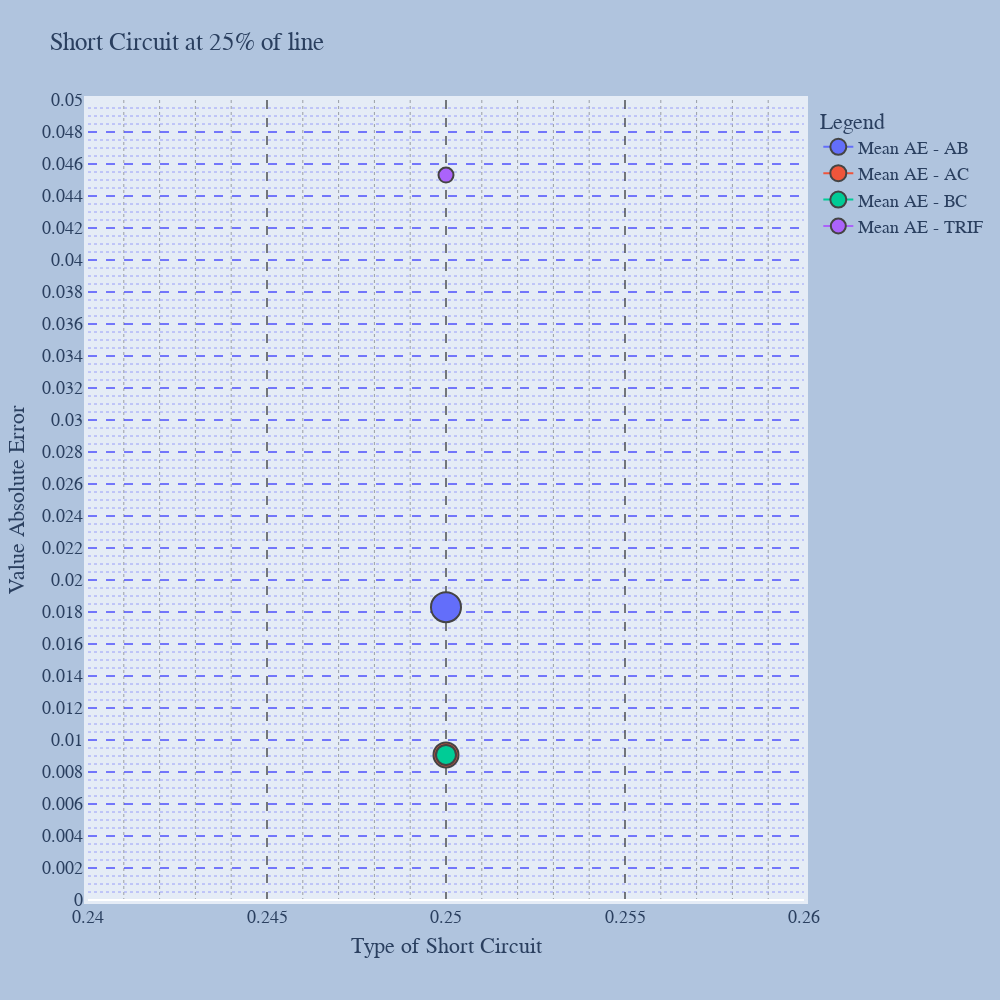

Notebook source saved alongside this figure:
### Code cell
fig = go.Figure()

# Add traces
fig.add_trace(go.Scatter(x=ValorZeroVinteCinco['n'], y=ValorZeroVinteCinco['Mean AE - AB'],
                    mode='markers+lines',
                    name='Mean AE - AB',
                    marker=dict(
                        size=30,
                        line=dict(
                            width=2
                        )
                    ),
                    text=ValorZeroVinteCinco['Mean AE - AB'],
                    textposition="top center"))
fig.add_trace(go.Scatter(x=ValorZeroVinteCinco['n'], y=ValorZeroVinteCinco['Mean AE - AC'],
                    mode='markers+lines',
                    name='Mean AE - AC',
                    marker=dict(
                        size=25,
                        line=dict(
                            width=2
                        )
                    ),
                    text=ValorZeroVinteCinco['Mean AE - AC'],
                    textposition="top center"))
fig.add_trace(go.Scatter(x=ValorZeroVinteCinco['n'], y=ValorZeroVinteCinco['Mean AE - BC'],
                    mode='markers+lines',
                    name='Mean AE - BC',
                    marker=dict(
                        size=20,
                        line=dict(
                            width=2
                        )
                    ),
                    text=ValorZeroVinteCinco['Mean AE - BC'],
                    textposition="bottom center"))
fig.add_trace(go.Scatter(x=ValorZeroVinteCinco['n'], y=ValorZeroVinteCinco['Mean AE - TRIF'],
                    mode='markers+lines',
                    name='Mean AE - TRIF',
                    marker=dict(
                        size=15,
                        line=dict(
                            width=2
                        )
                    ),
                    text=ValorZeroVinteCinco['Mean AE - TRIF'],
                    textposition="top center"))
fig.update_yaxes(showgrid=True, gridwidth=1, gridcolor='blue', griddash='dash', minor_griddash="dot", minor_nticks=5, tickmode = 'linear', tick0 = 0.01,dtick = 0.002,)
fig.update_xaxes(gridcolor='black', griddash='dash', minor_griddash="dot")
fig.update_yaxes(range=[0, 0.05])
fig.update_xaxes(range=[0.24, 0.26])
fig.update_layout(
    autosize=False,
    width=1000,
    height=1000,
    margin=dict(
        l=50,
        r=50,
        b=100,
        t=100,
        pad=4
    ),
    paper_bgcolor='LightSteelBlue',)
fig.update_layout(
    title="Short Circuit at 25% of line",
    xaxis_title="Type of Short Circuit",
    yaxis_title="Value Absolute Error",
    legend_title="Legend",
    font=dict(
        family="Courier New, monospace",
        size=18,
    )
)
fig.show()
fig.write_image("images/ValorAE_2.png")

### Figure 1 — Plotly figure (JSON) as saved in the notebook; plotly's stock layout.template omitted (floating-point values rounded to 4 significant figures)
{"data": [{"marker": {"line": {"width": 2}, "size": 30}, "mode": "markers+lines", "name": "Mean AE - AB", "text": [0.0183], "textposition": "top center", "type": "scatter", "x": [0.25], "y": [0.0183]}, {"marker": {"line": {"width": 2}, "size": 25}, "mode": "markers+lines", "name": "Mean AE - AC", "text": [0.009069], "textposition": "top center", "type": "scatter", "x": [0.25], "y": [0.009069]}, {"marker": {"line": {"width": 2}, "size": 20}, "mode": "markers+lines", "name": "Mean AE - BC", "text": [0.00907], "textposition": "bottom center", "type": "scatter", "x": [0.25], "y": [0.00907]}, {"marker": {"line": {"width": 2}, "size": 15}, "mode": "markers+lines", "name": "Mean AE - TRIF", "text": [0.04531], "textposition": "top center", "type": "scatter", "x": [0.25], "y": [0.04531]}], "layout": {"autosize": false, "font": {"family": "Courier New, monospace", "size": 18}, "height": 1000, "legend": {"title": {"text": "Legend"}}, "margin": {"b": 100, "l": 50, "pad": 4, "r": 50, "t": 100}, "paper_bgcolor": "LightSteelBlue", "title": {"text": "Short Circuit at 25% of line"}, "width": 1000, "xaxis": {"gridcolor": "black", "griddash": "dash", "minor": {"griddash": "dot"}, "range": [0.24, 0.26], "title": {"text": "Type of Short Circuit"}}, "yaxis": {"dtick": 0.002, "gridcolor": "blue", "griddash": "dash", "gridwidth": 1, "minor": {"griddash": "dot", "nticks": 5}, "range": [0, 0.05], "showgrid": true, "tick0": 0.01, "tickmode": "linear", "title": {"text": "Value Absolute Error"}}}}
